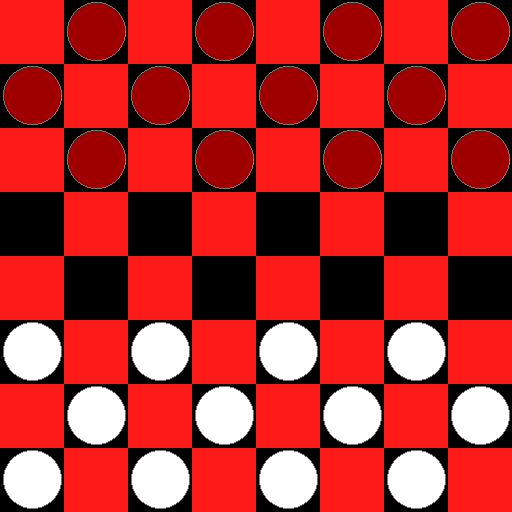

This game map was drawn from its Tiled (.tmx) file and the tilesets committed beside it. A one-line description and the full map source follow:
An orthogonal 8x8 tile map with 64x64 px tiles, 2 tile layers (Board, Pieces).

<map version="1.2" tiledversion="1.2.4" orientation="orthogonal" renderorder="right-down" width="8" height="8" tilewidth="64" tileheight="64" infinite="0" nextlayerid="6" nextobjectid="3">
 <tileset firstgid="1" source="boardtileset.tsx" />
 <layer id="1" name="Board" width="8" height="8">
  <data encoding="csv">
1,2,1,2,1,2,1,2,
2,1,2,1,2,1,2,1,
1,2,1,2,1,2,1,2,
2,1,2,1,2,1,2,1,
1,2,1,2,1,2,1,2,
2,1,2,1,2,1,2,1,
1,2,1,2,1,2,1,2,
2,1,2,1,2,1,2,1
</data>
 </layer>
 <layer id="5" name="Pieces" width="8" height="8">
  <data encoding="csv">
0,4,0,4,0,4,0,4,
4,0,4,0,4,0,4,0,
0,4,0,4,0,4,0,4,
0,0,0,0,0,0,0,0,
0,0,0,0,0,0,0,0,
3,0,3,0,3,0,3,0,
0,3,0,3,0,3,0,3,
3,0,3,0,3,0,3,0
</data>
 </layer>
</map>